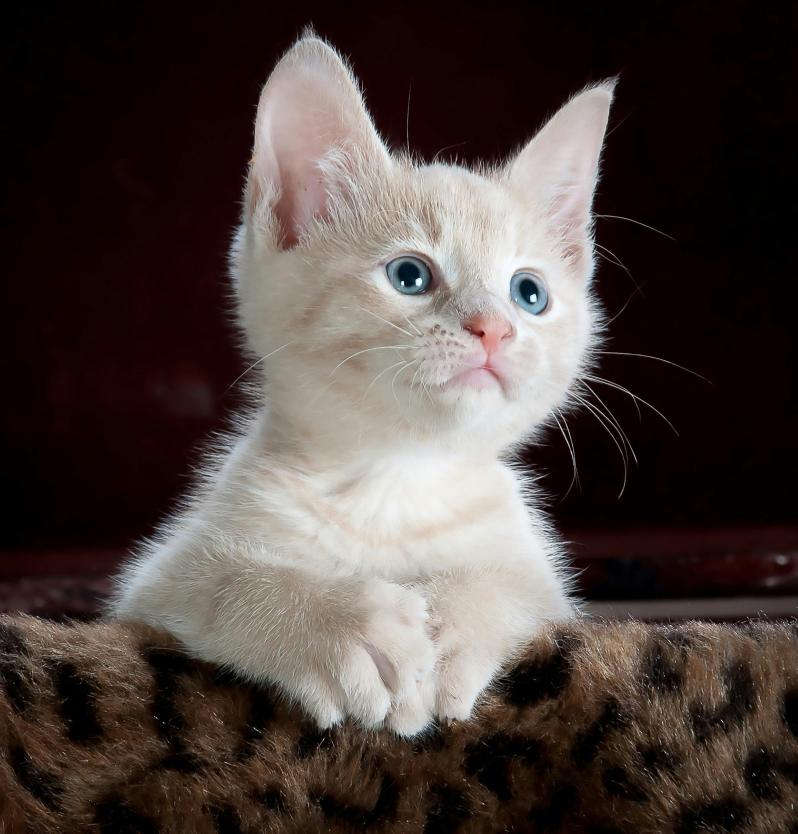
#> input picture Images/Cat4.jpg, 2392 x 2500 px (shown at 1/3 size)
$ python gradients.py
#> lines starting #> are read from the running program, lines starting #| are printed output that depends on the picture; after the words box and inside, x2 and y2 are one past the last pixel; in counts of white or black regions, pixels touching at a corner belong together
import cv2 as cv
import numpy as np


img = cv.imread('Images/Cat4.jpg')
#> img is the input picture: shape (2500, 2392, 3); mean B, G, R 63.1, 66.8, 77.4
resized = cv.resize(img, (500,500))
cv.imshow('Image', resized)

gray = cv.cvtColor(resized, cv.COLOR_BGR2GRAY)
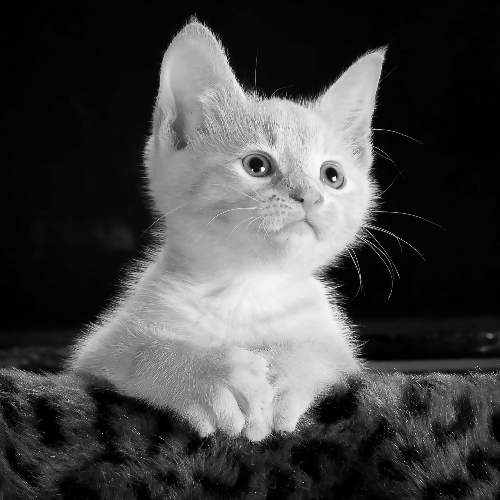
#> gray: shape (500, 500); min 0, max 253, mean 69.5
cv.imshow('Grayed', gray)


# Laplacian

lap = cv.Laplacian(gray, ddepth=cv.CV_64F)
lap = np.uint8(np.absolute(lap))
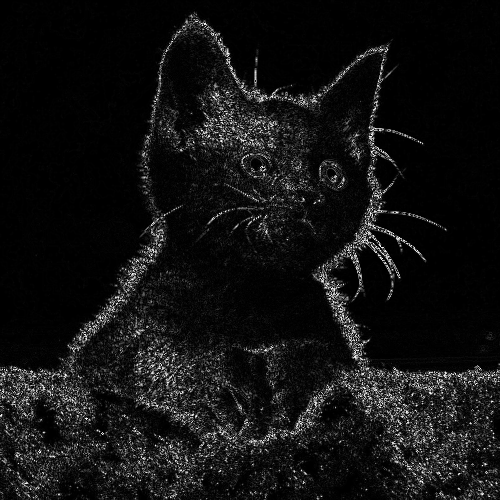
#> lap: shape (500, 500); min 0, max 255, mean 18.2
cv.imshow('laplacian',lap)

# Sobel
sobelx = cv.Sobel(gray, ddepth=cv.CV_64F, dx=1, dy=0)
sobely = cv.Sobel(gray, ddepth=cv.CV_64F, dx=0, dy=1)
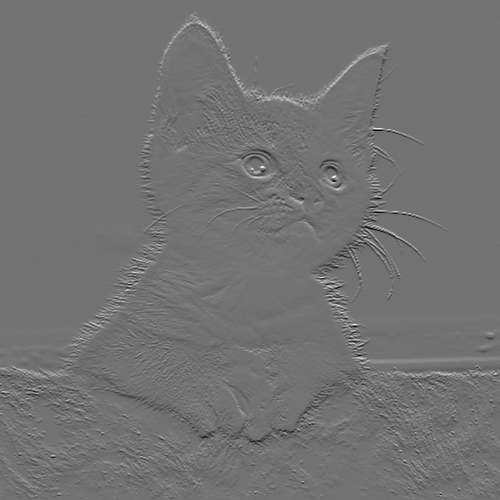
#> sobely: shape (500, 500) float64; min -694, max 848, mean 0.3; drawn with min black and max white
combined_sobel = cv.bitwise_or(sobelx,sobely)
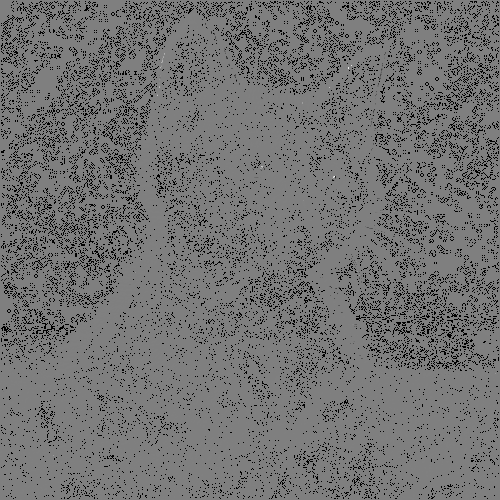
#> combined_sobel: shape (500, 500) float64; 10.24% of the values are NaN or infinite; the others: min -125824, max 124928, mean -77.98; drawn with min black, max white, NaN and infinite black

cv.imshow('SobelX', sobelx)
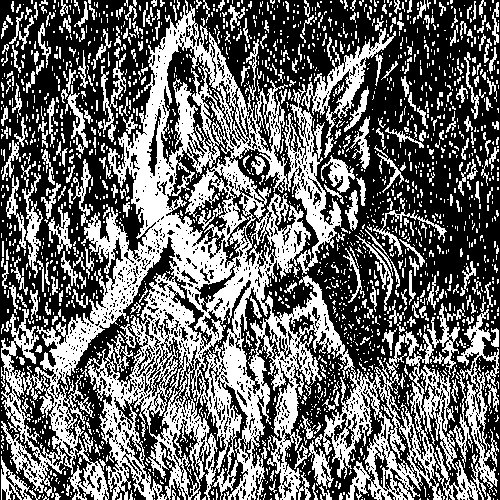
#> window 'SobelX': shape (500, 500); 41.8% white; 2109 white regions (1769 under 20 px), largest, box (x1, y1, x2, y2) and area: (1, 0, 499, 500) 68636, (301, 28, 396, 158) 2183, (22, 173, 43, 278) 714
cv.imshow('SobelY', sobely)
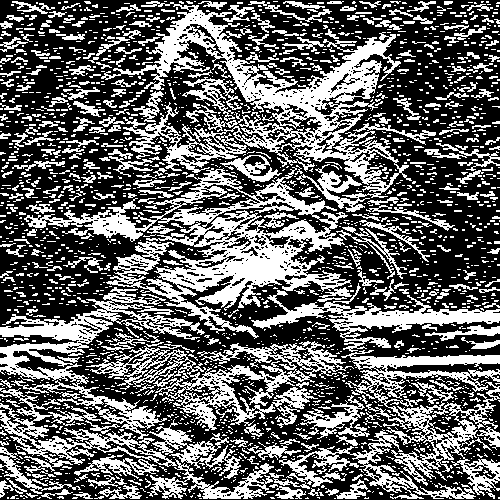
#> window 'SobelY': shape (500, 500); 39.7% white; 2195 white regions (1827 under 20 px), largest, box (x1, y1, x2, y2) and area: (101, 1, 412, 212) 15930, (24, 167, 352, 339) 15101, (341, 350, 500, 496) 6794
cv.imshow('Combined Sobel', combined_sobel)
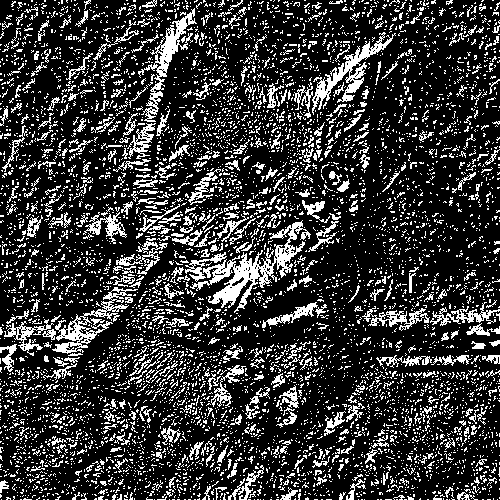
#> window 'Combined Sobel': shape (500, 500); 21.6% white in thin lines or dots

cv.waitKey(0)

$ run again, with Images/Cat6.jpg copied over Images/Cat4.jpg
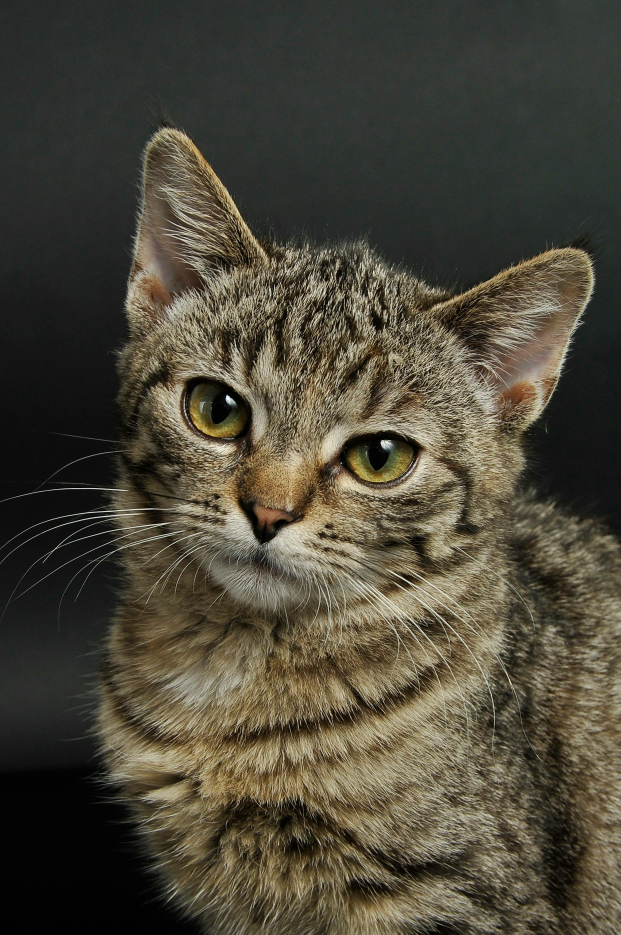
#> input picture Images/Cat6.jpg, 1862 x 2804 px (shown at 1/3 size)
#> img is the input picture: shape (2804, 1862, 3); mean B, G, R 57.3, 71.5, 76.1
#> `cv.imshow('SobelX', sobelx)`:
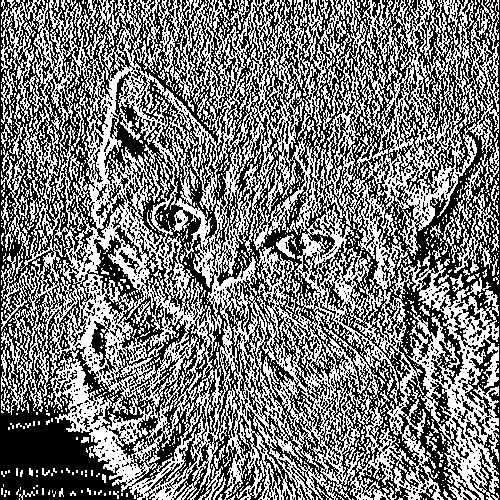
#> window 'SobelX': shape (500, 500); 47.8% white in thin lines or dots
#> `cv.imshow('Combined Sobel', combined_sobel)`:
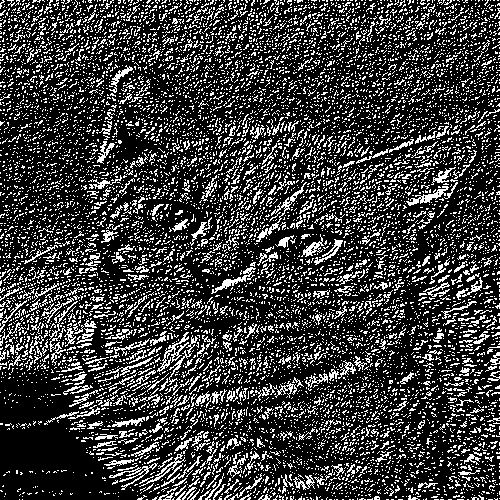
#> window 'Combined Sobel': shape (500, 500); 23.3% white in thin lines or dots
